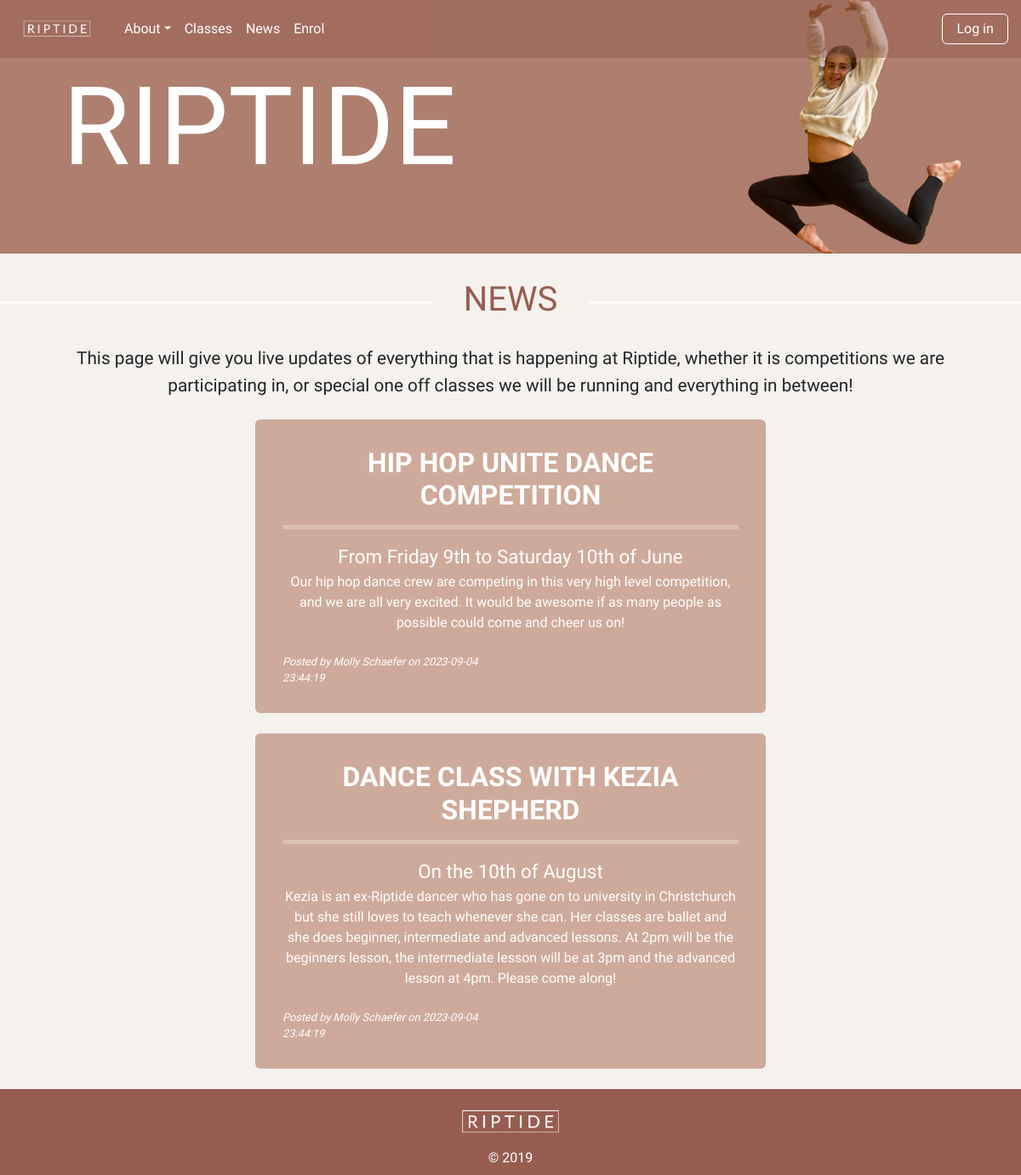
The app's page /news, older data.
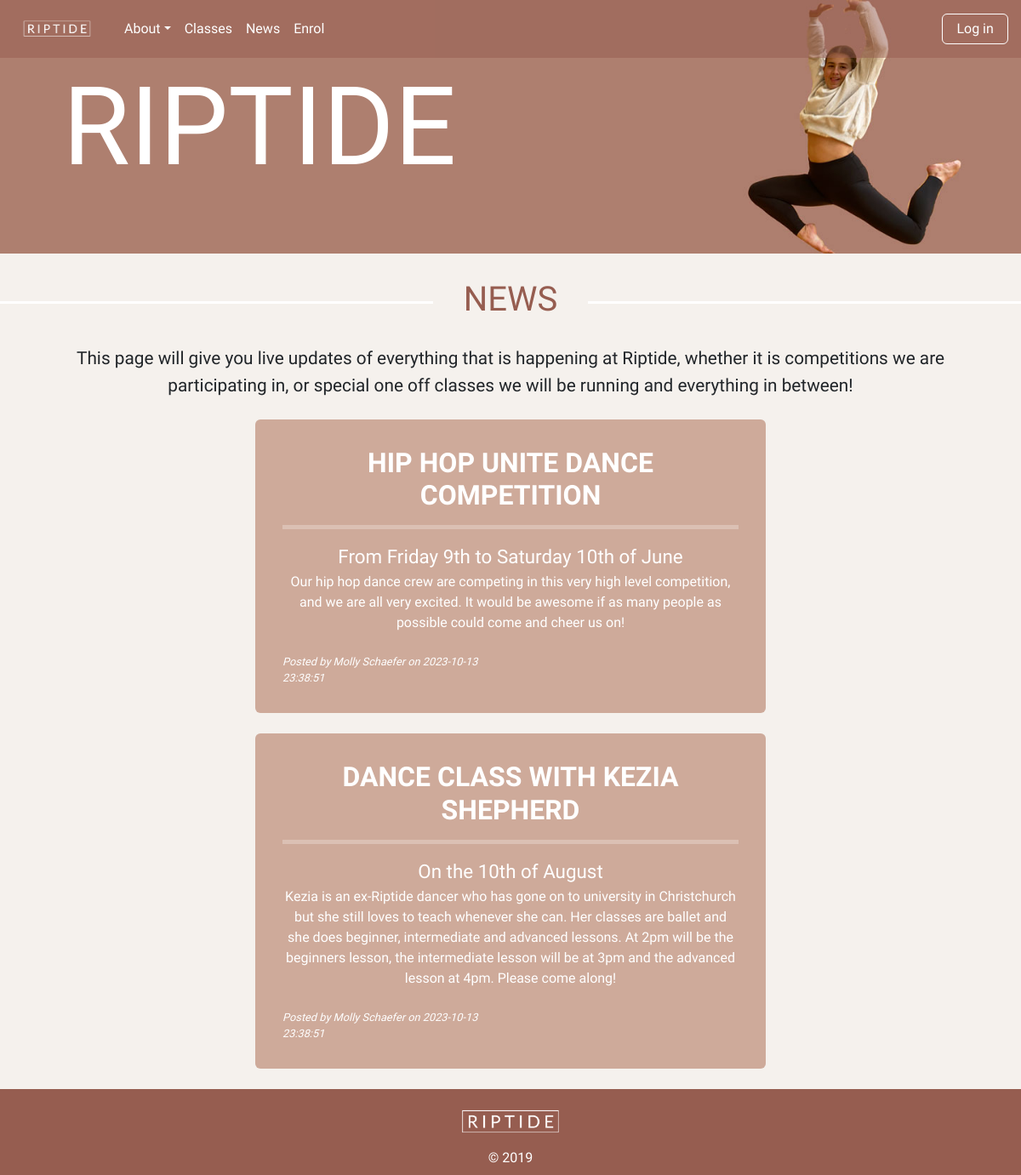
The same page, newer data.
### tables this page shows
CREATE TABLE news(
    news_id integer primary key autoincrement not null,
    title text not null unique,
    subtitle text not null unique,
    content text not null unique,
    newsdate date not null,
    member_id integer not null,
    foreign key(member_id) references member(member_id)
);

CREATE TABLE member(
    member_id integer primary key autoincrement not null,
    name text not null unique,
    email text not null unique,
    password text not null,
    authorisation integer not null
);

### server.py (the view)
@app.route('/news')
def news():
    sql = """select news.news_id, news.title, news.subtitle, news.content, news.newsdate, member.name
    from news
    join member on news.member_id= member.member_id
    order by news.newsdate desc;
    """
    result = run_search_query_tuples(sql, (), db_path, True)
    print(result)
    return render_template("news.html", news=result)

### db_functions.py (called while the page is built)
def run_search_query_tuples(sql_query,values_tuple, file_path, rowfactory=False):
    result = None
    try:
        db = sqlite3.connect(file_path)
        if rowfactory:
            db.row_factory = sqlite3.Row
        cursor = db.cursor()
        cursor.execute(sql_query,values_tuple)
        result = cursor.fetchall()
        cursor.close()
    except sqlite3.Error as error:
        print("Error running search query tuples: {}".format(error))
        return None
    db.close()
    if result is None:
        print("No search values were found")
    return result

### templates/news.html (shortened to what this page needs)
{% extends "layout.html" %}
{% block banner %}
static/images/molly_banner3.jpg
{% endblock %}
{% block content %}
<h1>NEWS</h1>
<p>This page will give you live updates of everything that is happening at Riptide, whether it is competitions we are participating in,
or special one off classes we will be running and everything in between! </p>
    <br>
{% for row in news %}
<div class="news rounded">
    <h4><b>{{row ['title']}}</b></h4>
    <hr>
    <div class="subtitle">{{row['subtitle']}}</div>
    <div class="news-text">{{row['content'] | replace("\n", "<br>") | safe}}</div>
<br>
    <div class="row">
    <div class="col-lg-6"><div class="news-subtext text-start">Posted by {{ row ['name']}} on {{ row ['newsdate'] }}</div></div>
    </div>
</div>
    <br>
{% endfor %}
{% endblock %}

### templates/layout.html (shortened to what this page needs)
<!DOCTYPE html>
<html lang="en">
<head>
    <link href="https://cdn.jsdelivr.net/npm/bootstrap@5.2.3/dist/css/bootstrap.min.css" rel="stylesheet">
    <link rel="stylesheet" href="static/styles.css">
</head>
<body>
<nav id="Home" class="navbar navbar-expand-sm fixed-top">
  <div class="container-fluid">
    <div class="collapse navbar-collapse" id="collapsibleNavbar">
      <ul class="navbar-nav">
        <a class="navbar-brand" href="{{url_for('index')}}"><img class="nav-logo" src="static/images/Riptide-1.png"></a>
        <li class="nav-item dropdown">
          <a class="nav-link dropdown-toggle" href="{{url_for('about')}}" role="button" data-bs-toggle="dropdown">About</a>
        </li>
        <li class="nav-item">
          <a class="nav-link" href={{url_for('classes')}}>Classes</a>
        </li>
        <li class="nav-item">
          <a class="nav-link" href="{{url_for('news')}}">News</a>
        </li>
        <li class="nav-item">
          <a class="nav-link" href="{{url_for('enrol')}}">Enrol</a>
        </li>
      </ul>
<div class="ms-auto">
        {% if session and session['authorisation'] == 0 or session['authorisation'] == 1 %}
        <a class="nav-link btn btn-outline" href="{{url_for('logout')}}#">Logout</a>
        {% else %}
        <a class="nav-link btn btn-outline" href="{{url_for('login')}}">Log in</a>
        {% endif %}
    </div>
  </div>
</div>
    </nav>
<div class="img-container">
<img class="img-fluid" src="{%block banner %}{% endblock %}" alt="">
<div class="banner">RIPTIDE</div>
<div class="banner-quote">{%block quote %}{% endblock %}</div>
</div>
{% block content %}
{% endblock %}
<footer class="footer-content">
    <img class="footer-image" src="static/images/Riptide-1.png">
    <div>&copy; 2019</div>
    </footer>
</body>
</html>

### static/styles.css (style rules this page uses)
body { font-family: 'Ubuntu', sans-serif; background-color: rgb(245,241,237); }
.navbar { background-color: rgba(150,93,80,0.5); }
.nav-item { margin: auto; }
.nav-link { color:white; }
.nav-logo { max-width: 110px; }
.btn-outline { border: 1px solid white; padding: 0.3em 1em; }
.img-container { position: relative; text-align: center; color: rgb(255,255,255); }
.banner { position: absolute; top: 50%; left: 10%; transform: translate(-10%, -50%); font-size: 8em; }
.banner-quote { position: absolute; top: 76%; left: 10%; transform: translate(-10%, -50%); font-size: 1.5em; text-align: center; font-style: italic; padding: 1em 1em; color: rgb(255,255,255); }
h1 { padding:0; overflow: hidden; color:rgb(150,93,80); display: table; white-space: nowrap; margin: 0.75em 0; scroll-margin-top: 3em; }
h1:before, h1:after { border-top: 3px solid rgb(255,255,255); content: ''; display: table-cell; position: relative; top: 0.65em; width: 50%; }
h1:before { right: 3%; }
h1:after { left: 3%; }
h4 { text-align: center; color: rgb(255,255,255); font-size: 2em; }
p { padding:0 4em 0 4em; margin:auto; text-align: center; font-size: 1.3em; }
.footer-content { background-color: rgb(150,93,80); text-align: center; padding: 0.5em 0 0.5em 0; color: white; }
.footer-image { max-width: 160px; }
.btn { color: white; margin: 0.2em; }
.news { max-width: 50%; translate: 50%; padding: 2em; background-color: rgb(206, 170, 154); }
.subtitle { text-align: center; font-size: 1.4em; color: white; }
.news-text { text-align: center; font-size: 1em; color: white; }
.news-subtext { font-size: 0.8em; color: white; font-style: italic; }
hr { color:white; border-width: 5px; }

Row changes from the older to the newer data that the page shows:
changed news "HIP HOP UNITE DANCE COMPETITION": newsdate "2023-09-04 23:44:19" → "2023-10-13 23:38:51"
changed news "DANCE CLASS WITH KEZIA SHEPHERD": newsdate "2023-09-04 23:44:19" → "2023-10-13 23:38:51"
